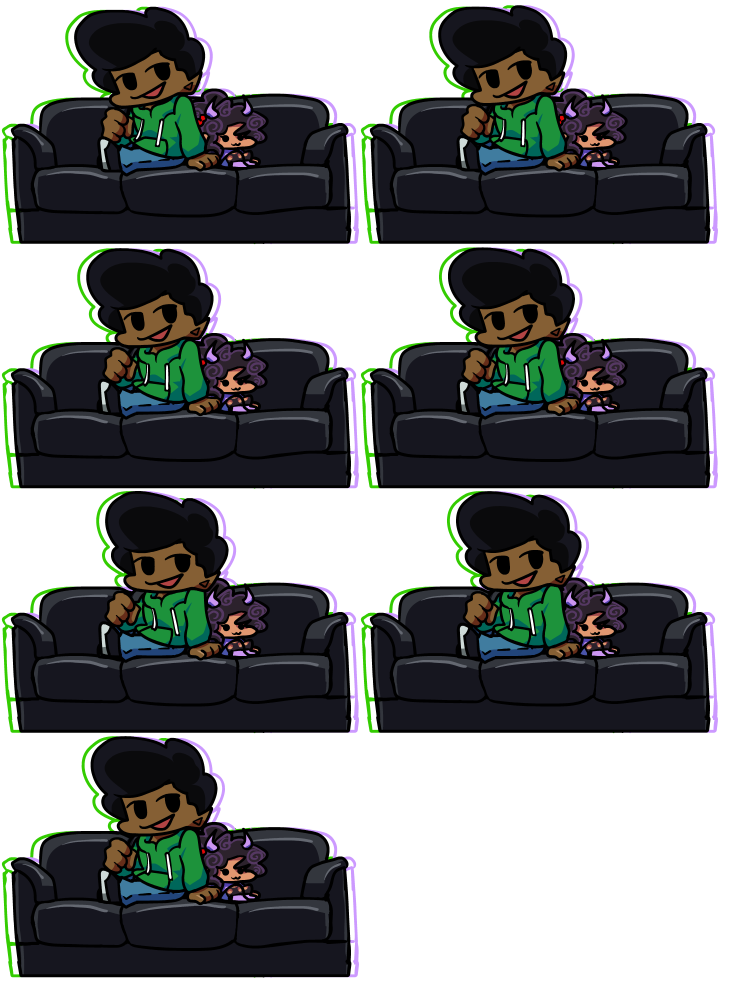
#> input picture assets/romfs/assets/images/BBBump.png, 1480 x 1980 px (shown at 1/2 size); its folder holds only this picture in this run
$ python convert_assets.py
#> lines starting #> are read from the running program, lines starting #| are printed output that depends on the picture
import os
import subprocess
import shutil
import xml.etree.ElementTree as ET
import re

try:
    from PIL import Image
    HAS_PILLOW = True
except ImportError:
    HAS_PILLOW = False
    print("WARNING: Pillow not installed. Auto-resize disabled. Run: pip install Pillow")

def get_tool_path(tool_name: str) -> str:
    tool_path = shutil.which(tool_name)
    if tool_path: return tool_path
    linux_path = f"/opt/devkitpro/tools/bin/{tool_name}"
    if os.path.exists(linux_path): return linux_path
    win_path = f"C:\\devkitPro\\tools\\bin\\{tool_name}.exe"
    if os.path.exists(win_path): return win_path
    return tool_name

def main():
    os.makedirs("assets/romfs/haxe3ds", exist_ok=True)
    with open("assets/romfs/haxe3ds/version", "w") as f:
        f.write("")

    if not os.path.exists("assets"):
        print("No 'assets' directory found. Skipping conversion.")
        return

    excluded_files = {
        os.path.normpath("assets/resources/audio.wav"),
        os.path.normpath("assets/romfs/resources/audio.wav"),
        os.path.normpath("resources/audio.wav"),
        os.path.normpath("audio.wav"),
        os.path.normpath("assets/resources/icon.png"),
        os.path.normpath("assets/resources/banner.png")
    }
    looped_files = { os.path.normpath("assets/sounds/home.ogg") }

    tex3ds_path = get_tool_path("tex3ds")
    cwavtool_path = get_tool_path("cwavtool")

    print(f"Using tex3ds at: {tex3ds_path}")
    print(f"Using cwavtool at: {cwavtool_path}")

    sprite_sheets = []
    other_files = []
    processed_pngs = set()

    for root, dirs, files in os.walk("assets"):
        for file in files:
            file_path = os.path.join(root, file)
            name, ext = os.path.splitext(file)
            ext = ext.lower()

            if ext == ".xml":
                png_path = os.path.join(root, name + ".png")
                if os.path.exists(png_path):
                    sprite_sheets.append((root, name, file_path, png_path))
                    processed_pngs.add(os.path.normpath(png_path))
                else:
                    print(f"Warning: Found {file_path} but no corresponding {name}.png")

    for root, dirs, files in os.walk("assets"):
        for file in files:
            file_path = os.path.join(root, file)
            name, ext = os.path.splitext(file)
            ext = ext.lower()

            if ext == ".png":
                norm_path = os.path.normpath(file_path)
                if norm_path not in processed_pngs:
                    sprite_sheets.append((root, name, None, file_path))

    for root, dirs, files in os.walk("assets"):
        for file in files:
            file_path = os.path.join(root, file)
            name, ext = os.path.splitext(file)
            ext = ext.lower()
            if ext in [".mp3", ".wav", ".ogg"]:
                other_files.append((root, name, ext, file_path))

    for root, name, xml_path, png_path in sprite_sheets:
        if os.path.normpath(png_path) in excluded_files:
            print(f"\nSkipping excluded image: {name} (in {root})")
            continue

        t3x_name = name + ".t3x"
        t3x_path = os.path.join(root, t3x_name)
        cea_path = os.path.join(root, name + ".cea") if xml_path else None

        print(f"\nProcessing image: {name} (in {root})")

        scale_x, scale_y = 1.0, 1.0
        MAX_TEX_SIZE = 1024

        if HAS_PILLOW and os.path.exists(png_path):
            try:
                img = Image.open(png_path)
#> img is the input picture: PIL image 1480x1980 RGBA; mean R, G, B, A 19.3, 22.1, 21.8, 145.4
                img = img.convert("RGBA")

                orig_w, orig_h = img.size
#> orig_w = 1480; orig_h = 1980
                if orig_w > MAX_TEX_SIZE or orig_h > MAX_TEX_SIZE:
                    scale = min(MAX_TEX_SIZE / orig_w, MAX_TEX_SIZE / orig_h)
#> scale = 0.517
                    new_w = max(1, int(orig_w * scale))
#> new_w = 765
                    new_h = max(1, int(orig_h * scale))
#> new_h = 1024
                    print(f"  [RESIZE] {orig_w}x{orig_h} exceeds {MAX_TEX_SIZE}px. Resizing to {new_w}x{new_h}")
#|   [RESIZE] 1480x1980 exceeds 1024px. Resizing to 765x1024
                    img = img.resize((new_w, new_h), Image.LANCZOS)
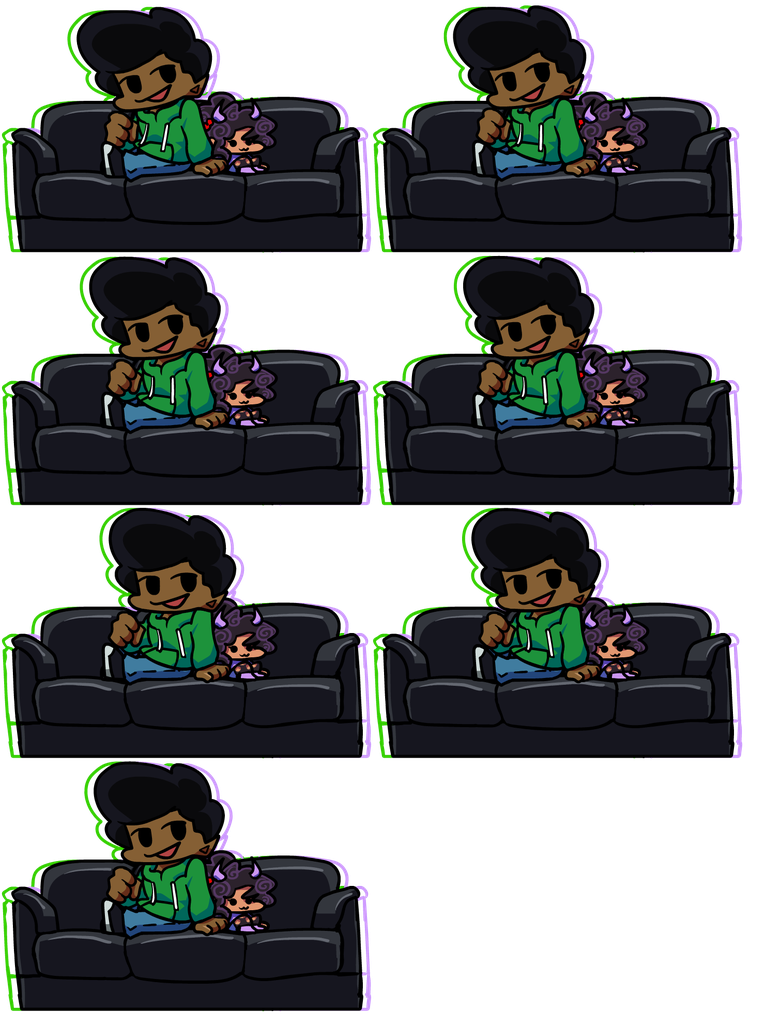
#> img: PIL image 765x1024 RGBA; mean R, G, B, A 21.5, 25.2, 24, 145.4; transparent parts drawn white
                    scale_x = new_w / orig_w
#> scale_x = 0.517
                    scale_y = new_h / orig_h
#> scale_y = 0.517

                img.save(png_path)
            except Exception as e:
                print(f"  WARNING: Could not process {png_path}: {e}")

        print(f"  [1/2] Converting {png_path} to {t3x_path} using tex3ds...")
        tex3ds_success = False

        abs_png = os.path.abspath(png_path)
        abs_t3x = os.path.abspath(t3x_path)
        cmd = [tex3ds_path, abs_png, "-o", abs_t3x, "-f", "rgba8"]

        try:
            subprocess.run(cmd, check=True, env=os.environ)
#> (this line was passed over: subprocess is not available in this run)
            tex3ds_success = True
        except Exception as e:
            print(f"  ERROR: tex3ds failed on {png_path}. ({e})")

        cea_generated = (xml_path is None)

        if xml_path:
            print(f"  [2/2] Generating 10-column {cea_path} from {xml_path}...")
            try:
                tree = ET.parse(xml_path)
                root_elem = tree.getroot()
                cea_lines = []
                anim_counters = {}

                for subtex in root_elem.findall(".//SubTexture"):
                    x = float(subtex.get("x", "0"))
                    y = float(subtex.get("y", "0"))
                    width = float(subtex.get("width", "0"))
                    height = float(subtex.get("height", "0"))

                    frameX = float(subtex.get("frameX", "0"))
                    frameY = float(subtex.get("frameY", "0"))
                    frameWidth = float(subtex.get("frameWidth", str(width)))
                    frameHeight = float(subtex.get("frameHeight", str(height)))

                    if scale_x != 1.0 or scale_y != 1.0:
                        x = round(x * scale_x)
                        y = round(y * scale_y)
                        width = round(width * scale_x)
                        height = round(height * scale_y)
                        frameX = round(frameX * scale_x)
                        frameY = round(frameY * scale_y)
                        frameWidth = round(frameWidth * scale_x)
                        frameHeight = round(frameHeight * scale_y)

                    frame_name = subtex.get("name")

                    match = re.search(r'^(.*?)(?:[_\-])?(\d+)$', frame_name)

                    if match:
                        anim_name = match.group(1)
                        if anim_name.endswith('_') or anim_name.endswith('-'):
                            anim_name = anim_name[:-1]

                        if anim_name not in anim_counters:
                            anim_counters[anim_name] = 0

                        frame_idx = anim_counters[anim_name]
                        anim_counters[anim_name] += 1

                        cea_line = f"{t3x_name}?{int(x)}?{int(y)}?{int(width)}?{int(height)}?{int(frameX)}?{int(frameY)}?{int(frameWidth)}?{int(frameHeight)}?{anim_name}-{frame_idx}"
                    else:
                        cea_line = f"{t3x_name}?{int(x)}?{int(y)}?{int(width)}?{int(height)}?{int(frameX)}?{int(frameY)}?{int(frameWidth)}?{int(frameHeight)}?{frame_name}-0"

                    cea_lines.append(cea_line)

                with open(cea_path, "w", encoding="utf-8") as f:
                    f.write("\n".join(cea_lines) + "\n")
                cea_generated = True

            except Exception as e:
                print(f"  ERROR: Failed to parse XML {xml_path}: {e}")

        print(f"  Cleaning up...")
        if tex3ds_success:
            try:
                if cea_generated:
                    if os.path.exists(png_path): os.remove(png_path)
                    if xml_path and os.path.exists(xml_path): os.remove(xml_path)
                    print(f"  SUCCESS: {name} fully converted and cleaned up.")
                else:
                    print(f"  WARNING: Kept PNG/XML because CEA generation failed. Please fix the XML.")
            except Exception as e:
                print(f"  WARNING: Could not delete original files: {e}")

    for root, name, ext, file_path in other_files:
        if not os.path.exists(file_path): continue
        if ext == ".mp3" and os.path.normpath(file_path) not in excluded_files:
            out_path = os.path.join(root, name + ".ogg")
            try:
                subprocess.run(["ffmpeg", "-y", "-i", file_path, "-q:a", "4", out_path], check=True)
                os.remove(file_path)
            except Exception as e: print(f"Error converting {file_path} to OGG: {e}")
        elif ext in [".wav", ".ogg"] and os.path.normpath(file_path) not in excluded_files:
            out_path = os.path.join(root, name + ".cwav")
            try:
                cmd = [cwavtool_path, "-i", file_path, "-o", out_path]
                if os.path.normpath(file_path) in looped_files: cmd.extend(["-ls", "0", "-le", "end"])
                subprocess.run(cmd, check=True, env=os.environ)
                if ext == ".wav": os.remove(file_path)
            except Exception as e: print(f"Error converting {file_path} to CWAV: {e}")

if __name__ == "__main__":
    main()
